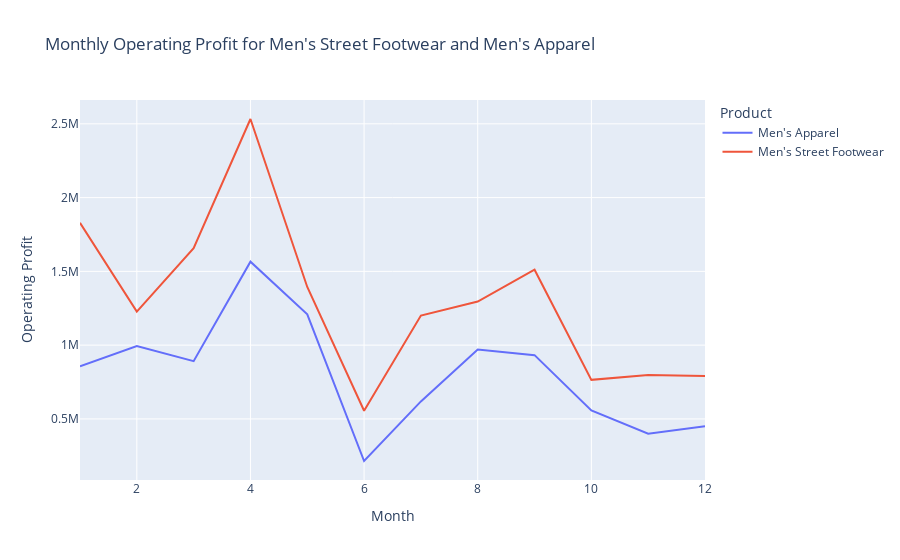

Notebook source saved alongside this figure:
### Code cell
mens_apparel_data = cleaned_2020[cleaned_2020['Product'] == "Men's Apparel"]

combined_data = pd.concat([mens_street_footwear_data, mens_apparel_data])

monthly_profit = combined_data.groupby(['Month', 'Product'])['Operating Profit'].sum().reset_index()

fig = px.line(monthly_profit, x='Month', y='Operating Profit', color='Product',
              title="Monthly Operating Profit for Men's Street Footwear and Men's Apparel",
              labels={'Month': 'Month', 'Operating Profit': 'Operating Profit'})

fig.show()

### Figure 1 — Plotly figure (JSON) as saved in the notebook; plotly's stock layout.template omitted (floating-point values rounded to 4 significant figures)
{"data": [{"hovertemplate": "Product=Men's Apparel<br>Month=%{x}<br>Operating Profit=%{y}<extra></extra>", "legendgroup": "Men's Apparel", "line": {"color": "#636efa", "dash": "solid"}, "marker": {"symbol": "circle"}, "mode": "lines", "name": "Men's Apparel", "orientation": "v", "showlegend": true, "type": "scatter", "x": [1, 2, 3, 4, 5, 6, 7, 8, 9, 10, 11, 12], "xaxis": "x", "y": [857217, 994036, 891134, 1565587, 1209171, 214675, 618607, 970626, 932244, 557745, 399332, 449705], "yaxis": "y"}, {"hovertemplate": "Product=Men's Street Footwear<br>Month=%{x}<br>Operating Profit=%{y}<extra></extra>", "legendgroup": "Men's Street Footwear", "line": {"color": "#EF553B", "dash": "solid"}, "marker": {"symbol": "circle"}, "mode": "lines", "name": "Men's Street Footwear", "orientation": "v", "showlegend": true, "type": "scatter", "x": [1, 2, 3, 4, 5, 6, 7, 8, 9, 10, 11, 12], "xaxis": "x", "y": [1829394, 1227538, 1657495, 2532835, 1394308, 555416, 1200853, 1295551, 1511313, 764740, 798316, 791088], "yaxis": "y"}], "layout": {"legend": {"title": {"text": "Product"}, "tracegroupgap": 0}, "title": {"text": "Monthly Operating Profit for Men's Street Footwear and Men's Apparel"}, "xaxis": {"anchor": "y", "domain": [0, 1], "title": {"text": "Month"}}, "yaxis": {"anchor": "x", "domain": [0, 1], "title": {"text": "Operating Profit"}}}}
